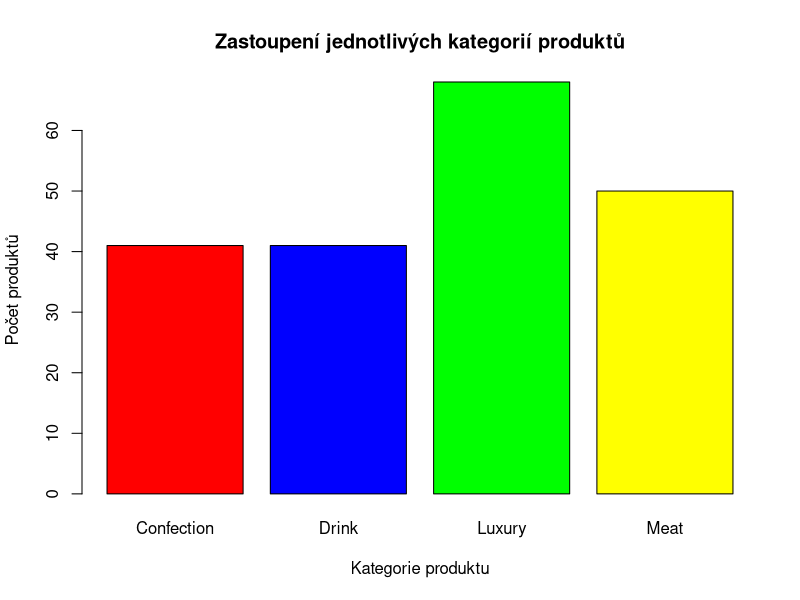
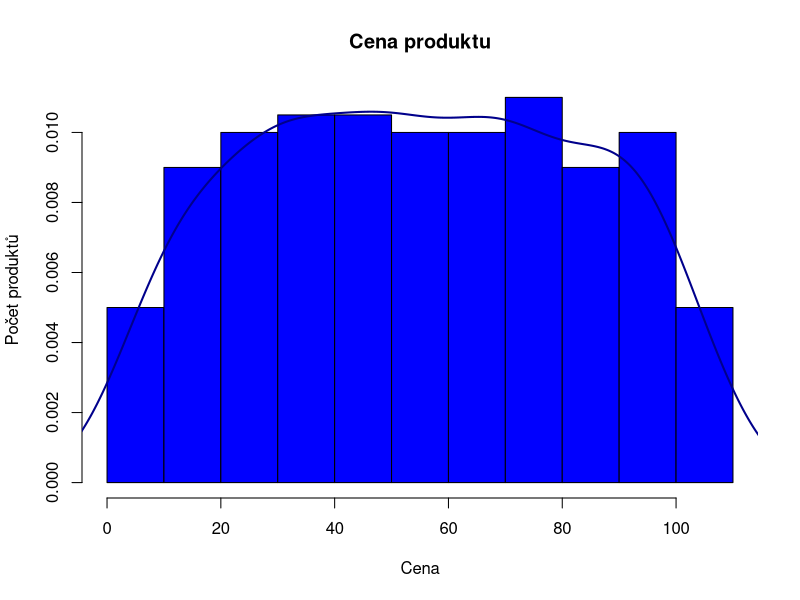
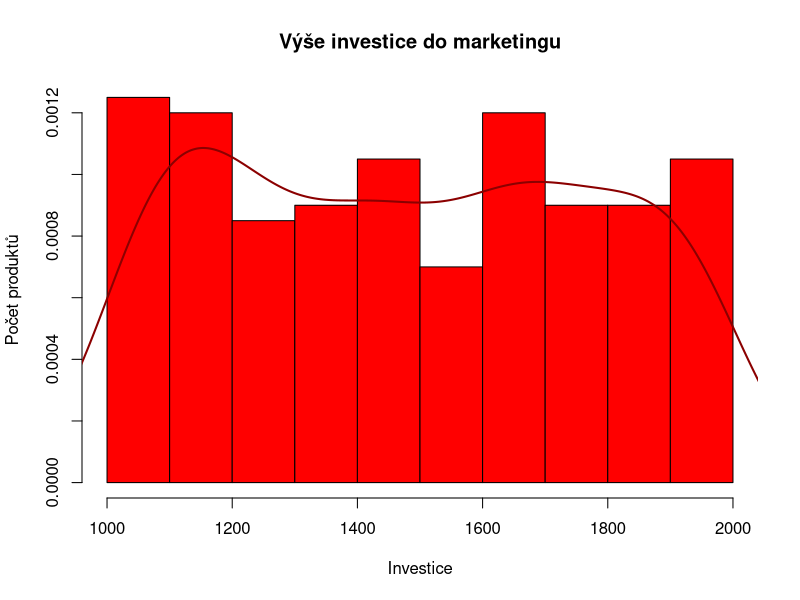
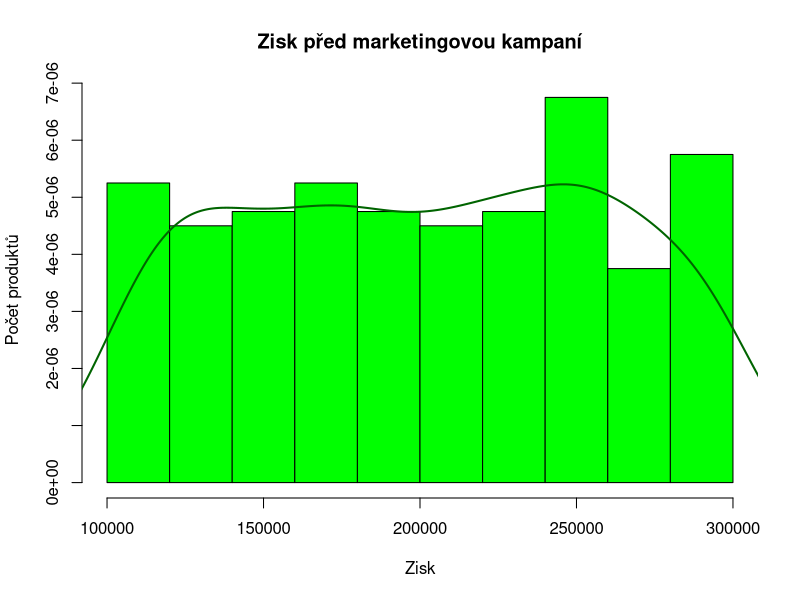
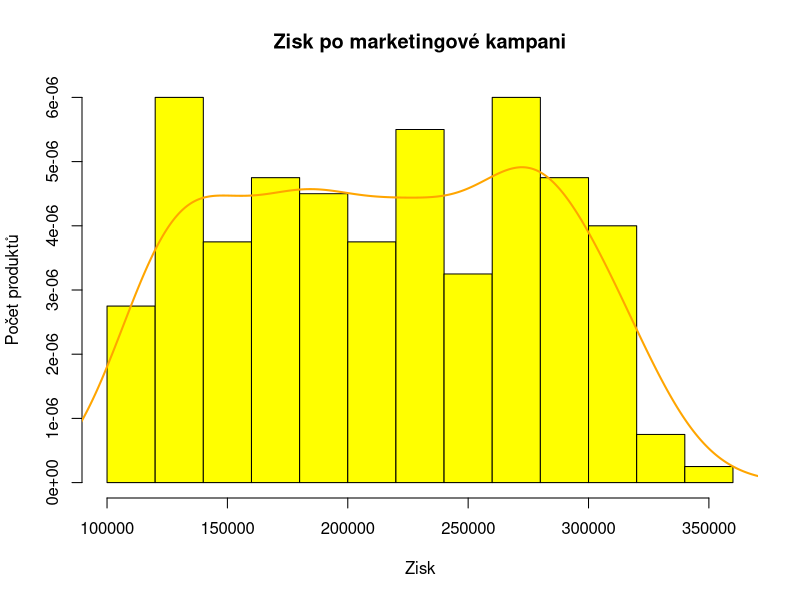

The R source for these figures, in order:
## ---- chunk 1
knitr::opts_chunk$set(echo = TRUE)
## ---- chunk 2
# Načtení dat z CSV souboru do proměnné df
df <- read.csv("data/GOODS1n.csv")
## ---- chunk 3
# Základní informace o struktuře dat
str(df)

# Všechny možné kategorie produktů
unique(df$Class)
## ---- chunk 4
# Základní statistika pro jednotlivé sloupce
summary(df)
## ---- chunk 5
# Kontrola chybějících hodnot
colSums(is.na(df))
## ---- chunk 6
barplot(
  table(df$Class),
  main = "Zastoupení jednotlivých kategorií produktů",
  xlab = "Kategorie produktu",
  ylab = "Počet produktů",
  col = c("red", "blue", "green", "yellow"),
  names.arg = c("Confection", "Drink", "Luxury", "Meat")
)
## ---- chunk 7
# Cena produktu
hist(df$Cost, main = "Cena produktu", xlab = "Cena", ylab = "Počet produktů", col = "blue", freq = FALSE)
lines(density(df$Cost, na.rm = TRUE), col = "darkblue", lwd = 2)

# Výše investice do marketingu
hist(df$Promotion, main = "Výše investice do marketingu", xlab = "Investice", ylab = "Počet produktů", col = "red", freq = FALSE)
lines(density(df$Promotion, na.rm = TRUE), col = "darkred", lwd = 2)

# Zisk před marketingovou kampaní
hist(df$Before, main = "Zisk před marketingovou kampaní", xlab = "Zisk", ylab = "Počet produktů", col = "green", freq = FALSE)
lines(density(df$Before, na.rm = TRUE), col = "darkgreen", lwd = 2)

# Zisk po marketingové kampani
hist(df$After, main = "Zisk po marketingové kampani", xlab = "Zisk", ylab = "Počet produktů", col = "yellow", freq = FALSE)
lines(density(df$After, na.rm = TRUE), col = "orange", lwd = 2)
## ---- chunk 8
# Korelační matice
cor(df[, c("Cost", "Promotion", "Before", "After")])
